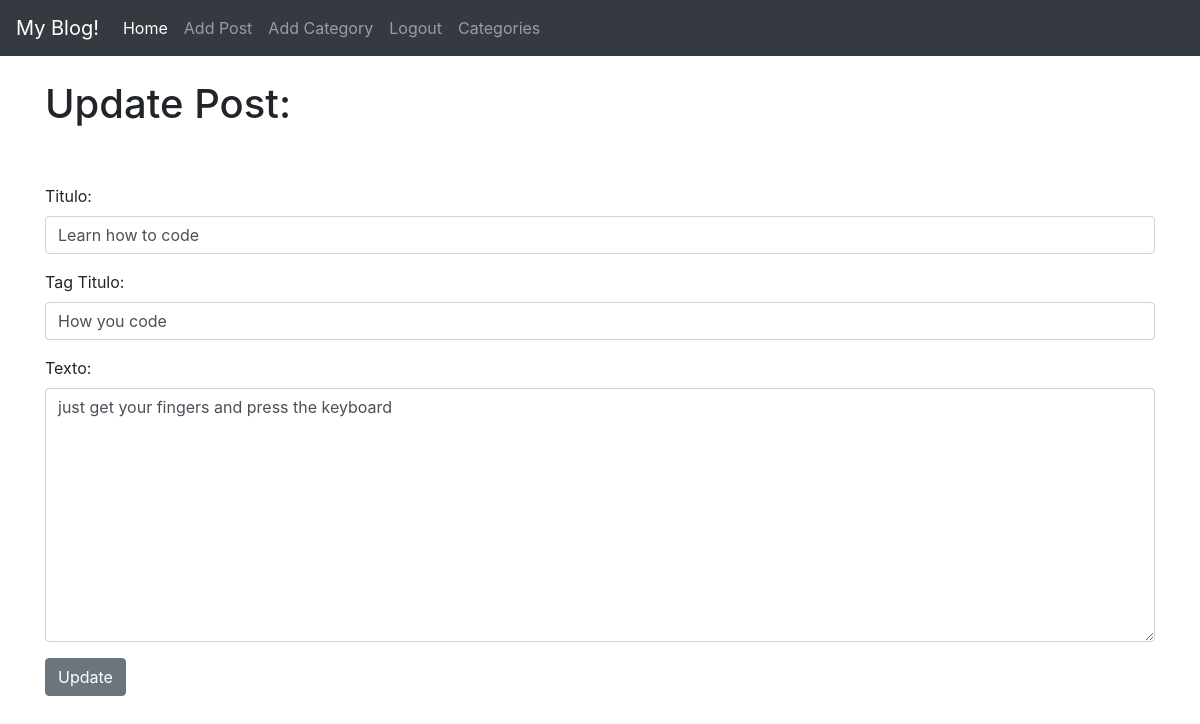
The app's page /article/edit/14 (signed in) with its own data.
### theblog/models.py (models this page shows, shortened)
class Post(models.Model):
	title = models.CharField(max_length=255)
	title_tag = models.CharField(max_length=255)
	author = models.ForeignKey(User, on_delete=models.CASCADE) #models.CASCADE caso o user seja apagado todos os seus posts são apagados tbm
	body = models.TextField()
	post_date = models.DateField(auto_now_add=True)
	category = models.CharField(max_length=255, default='coding')
	likes = models.ManyToManyField(User, related_name='blog_post')

### theblog/views.py (the view)
# urls.py: path('article/edit/<int:pk>', UpdatePostView.as_view(), name='update_post'),
class UpdatePostView(UpdateView):
	model = Post
	template_name = 'update_post.html'
	form_class = EditPostForm

### theblog/forms.py
class EditPostForm(forms.ModelForm):
	class Meta:
		model = Post
		fields = ('title', 'title_tag', 'body')
		widgets = {
			'title' : forms.TextInput(attrs={'class': 'form-control'}),
			'title_tag' : forms.TextInput(attrs={'class': 'form-control', 'placeholder': 'O texto que aparece na aba do navegador'}),
			'body' : forms.Textarea(attrs={'class': 'form-control'}),
		}
		labels  = {
            'title':'Titulo',
            'title_tag':'Tag Titulo',
          	'body':'Texto',
        }

### theblog/templates/update_post.html (shortened to what this page needs)
{% extends 'base.html' %}
{% block content %}
{% if user.is_authenticated %}
	{% if user.id == post.author.id %}
		<h1>Update Post:</h1>
		<div class='form-group'>
			<form method="POST" >
				{{ form.as_p }}
				<button class='btn btn-secondary'>Update</button>
			</form>
		</div>
	{% else %}
		<h3>Você não tem permissão</h3>
	{%endif%}
{% else %}
	sai daqui, todo dia isso
{%endif%}
{% endblock %}

### records on screen
Post: title "Learn how to code", title_tag "How you code", body "just get your fingers and press the keyboard"
